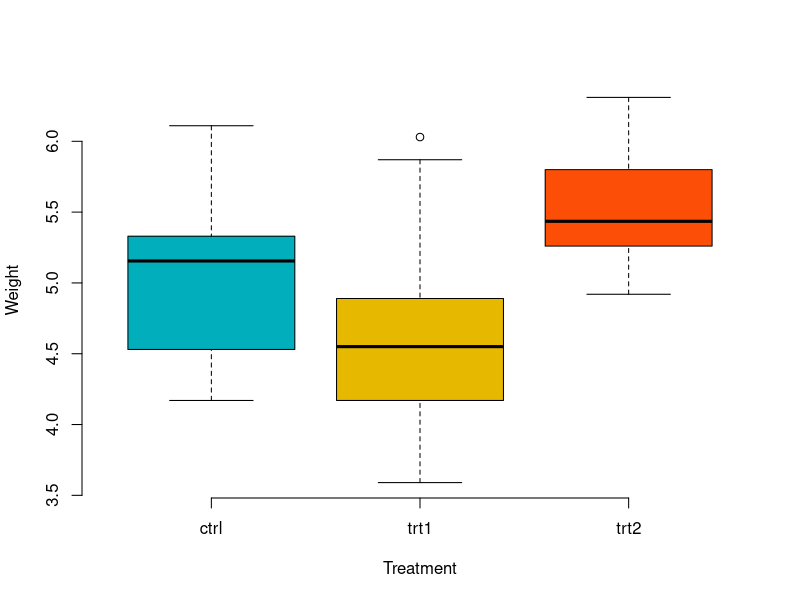
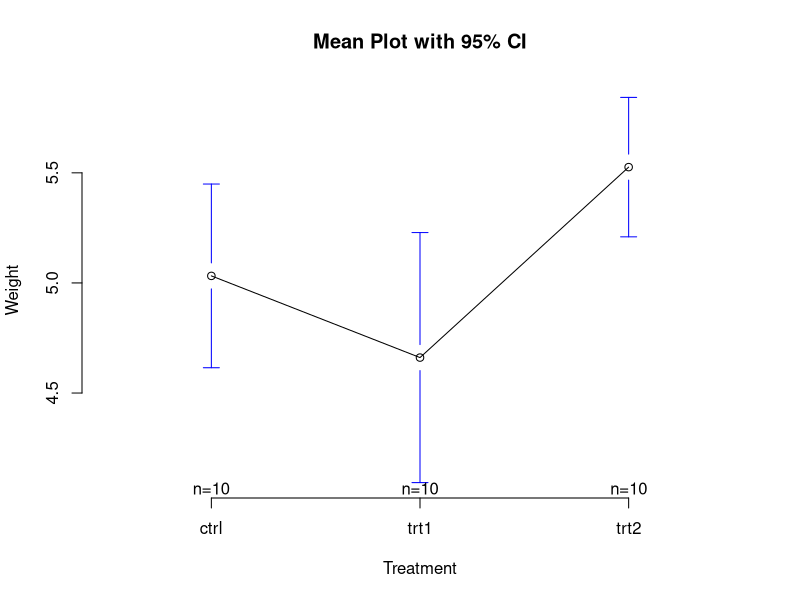
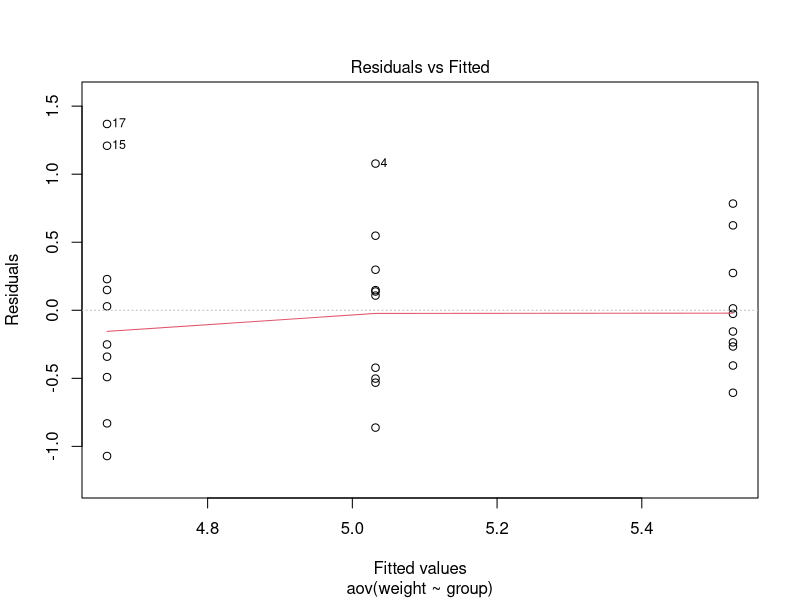
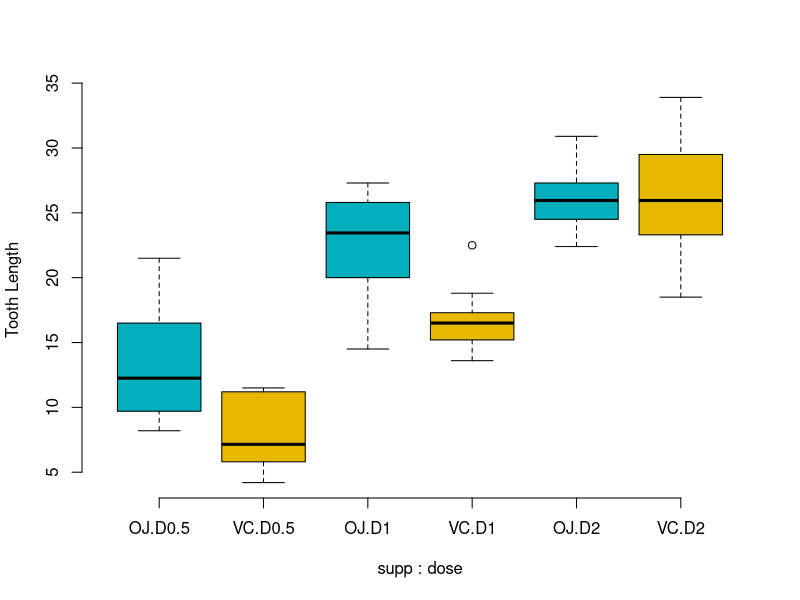
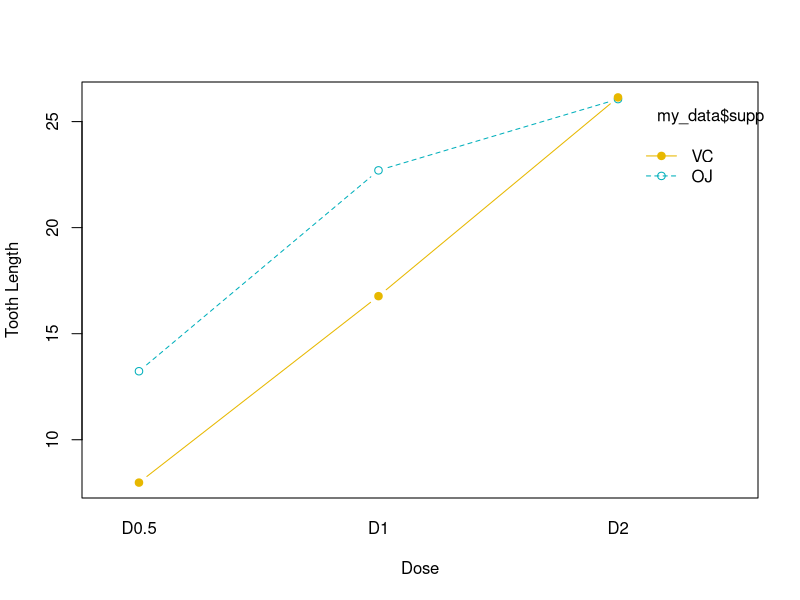
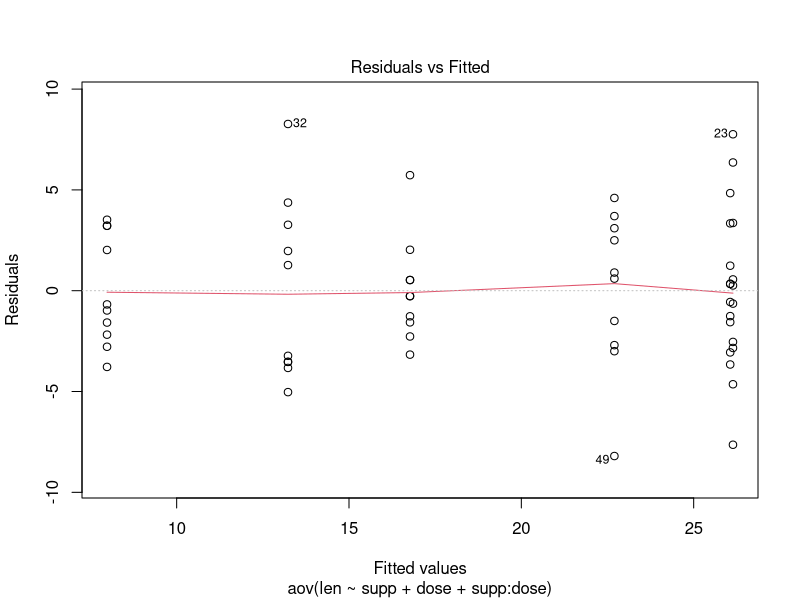

Reproduce these figures in R, in order.
## ---- chunk 1
knitr::opts_chunk$set(echo = TRUE)
## ---- chunk 2
#install.packages("tidyverse")
#install.packages("plotmeans")
#install.packages("gplots")
library(tidyverse)
## ---- chunk 3
my_data <- PlantGrowth
my_data
## ---- chunk 4
set.seed (420)
dplyr::sample_n(my_data, 10)
## ---- chunk 5
levels(my_data$group)
## ---- chunk 6
my_data$group <- ordered(my_data$group, levels = c("ctrl", "trt1", "trt2"))

group_by(my_data, group) %>% summarise( count = n(), mean = mean(weight, na.rm = TRUE), sd = sd(weight, na.rm = TRUE) )
## ---- chunk 7
boxplot(weight ~ group, data = my_data, xlab = "Treatment", ylab = "Weight", frame = FALSE, col = c("#00AFBB", "#E7B800", "#FC4E07")) 
# plotmeans 
library("gplots") 
plotmeans(weight ~ group, data = my_data, frame = FALSE, xlab = "Treatment", ylab = "Weight", main="Mean Plot with 95% CI")
## ---- chunk 8
# Compute the analysis of variance
res.aov <- aov(weight ~ group, data = my_data)
# Summary of the analysis
summary(res.aov)
## ---- chunk 9
TukeyHSD (res.aov)
## ---- chunk 10
plot(res.aov, 1)
## ---- chunk 11
# install.packages("tidyverse") # ya todos lo deberían tener
library(tidyverse)
# Almacenar los datos en la variable my_data
my_data <- ToothGrowth
# Mostrar una muestra aleatoria
set.seed(667)
dplyr::sample_n (my_data, 10)


# Verificar la estructura
str(my_data)

## ---- chunk 12
# Convertir dosis como factor y recodificar los niveles
# como "D0.5", "D1", "D2"
my_data$dose <- factor (my_data$dose,
                   levels = c(0.5, 1, 2),
                   labels = c("D0.5", "D1", "D2"))

# Tablas de Frecuencias
table(my_data$supp, my_data$dose)

# Box plot with two factor variables
boxplot(len ~ supp * dose, data=my_data, frame = FALSE, 
        col = c("#00AFBB", "#E7B800"), ylab="Tooth Length")

# Two-way interaction plot
interaction.plot(x.factor = my_data$dose, trace.factor = my_data$supp, 
                 response = my_data$len, fun = mean, 
                 type = "b", legend = TRUE, 
                 xlab = "Dose", ylab="Tooth Length",
                 pch=c(1,19), col = c("#00AFBB", "#E7B800"))

## ---- chunk 13
res.aov2 <- aov(len ~ supp + dose, data = my_data)
summary(res.aov2)
## ---- chunk 14
# ANOVA de 2 vías con efecto de interacción
# Estas dos llamadas son equivalentes

# metodo 1
res.aov3 <- aov(len ~ supp * dose, data = my_data)
# metodo 2
res.aov3 <- aov(len ~ supp + dose + supp:dose, data = my_data)
# sumamry de resultados de ANOVA
summary(res.aov3)

## ---- chunk 15
group_by(my_data, supp, dose) %>%
  summarise(
    count = n(),
    mean = mean(len, na.rm = TRUE),
    sd = sd(len, na.rm = TRUE)
  )
TukeyHSD(res.aov3, which = "dose")
## ---- chunk 16
# Homogeneidad de variaciones
plot(res.aov3, 1)
